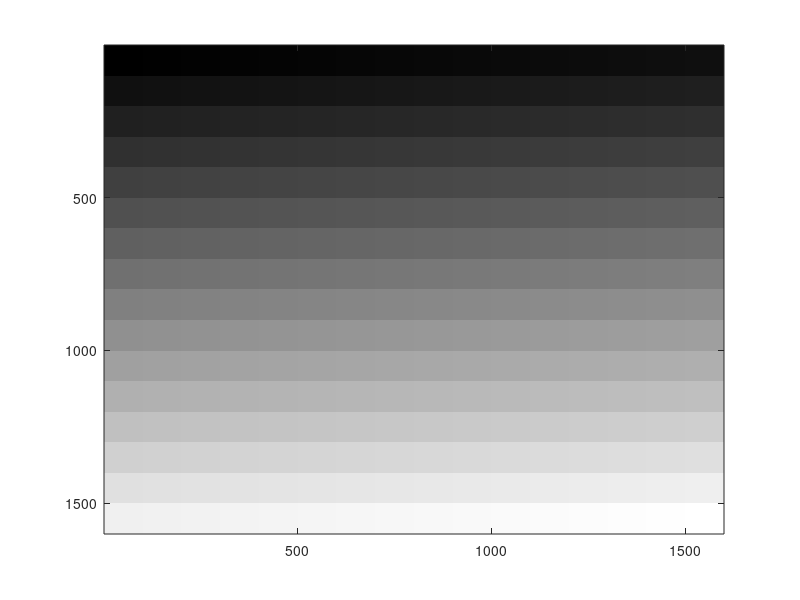

The MATLAB source for this figure: (Note: this script raises an error after producing the figure.)
% Generate HDR patterns for measuring

patch_width = 100;
patch_n = 16;
im = uint8(zeros(patch_width*patch_n,patch_width*patch_n,3));

k = 0;
for i = 0:patch_n-1
    for j = 0:patch_n-1
        
        lum = k;
        
        row = i * patch_width + 1;
        col = j * patch_width + 1;
        im(row:row+patch_width-1,col:col+patch_width-1,1) = lum;
        im(row:row+patch_width-1,col:col+patch_width-1,2) = lum;
        im(row:row+patch_width-1,col:col+patch_width-1,3) = lum;
        k = k + 1;
    end
end

imagesc(im); colormap gray
imwrite(im,'ramp256.png');


iim = zeros(patch_width*patch_n,patch_width*patch_n,3);

k = 0;
for i = 0:patch_n-1
    for j = 0:patch_n-1
        
        lum = k/255*12.5;
        
        row = i * patch_width + 1;
        col = j * patch_width + 1;
        iim(row:row+patch_width-1,col:col+patch_width-1,1) = lum;
        iim(row:row+patch_width-1,col:col+patch_width-1,2) = lum;
        iim(row:row+patch_width-1,col:col+patch_width-1,3) = lum;
        k = k + 1;
    end
end

hdrwrite(iim,'ramp256x12.hdr');
